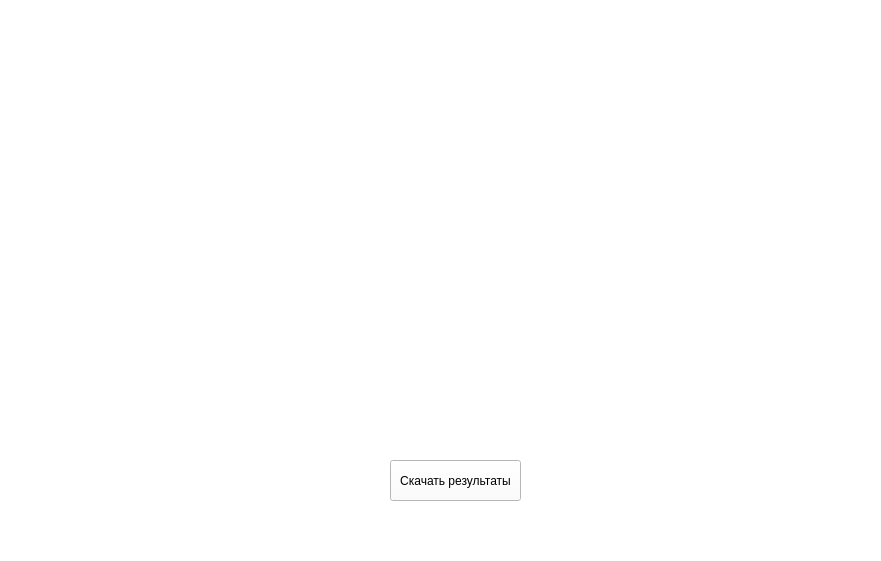
<?xml version="1.0" encoding="UTF-8"?>
<ui version="4.0">
 <class>MainWindow</class>
 <widget class="QMainWindow" name="MainWindow">
  <property name="geometry">
   <rect>
    <x>0</x>
    <y>0</y>
    <width>881</width>
    <height>561</height>
   </rect>
  </property>
  <property name="windowTitle">
   <string>MainWindow</string>
  </property>
  <property name="styleSheet">
   <string notr="true">background-color: rgb(255, 255, 255);</string>
  </property>
  <widget class="QWidget" name="centralwidget">
   <widget class="QLabel" name="label">
    <property name="geometry">
     <rect>
      <x>60</x>
      <y>10</y>
      <width>831</width>
      <height>428</height>
     </rect>
    </property>
    <property name="sizePolicy">
     <sizepolicy hsizetype="Preferred" vsizetype="Maximum">
      <horstretch>0</horstretch>
      <verstretch>0</verstretch>
     </sizepolicy>
    </property>
    <property name="sizeIncrement">
     <size>
      <width>0</width>
      <height>12</height>
     </size>
    </property>
    <property name="font">
     <font>
      <pointsize>12</pointsize>
     </font>
    </property>
    <property name="styleSheet">
     <string notr="true">background-color: rgb(255, 255, 255);</string>
    </property>
    <property name="text">
     <string/>
    </property>
    <property name="wordWrap">
     <bool>true</bool>
    </property>
    <property name="indent">
     <number>15</number>
    </property>
   </widget>
   <widget class="QPushButton" name="resultat">
    <property name="geometry">
     <rect>
      <x>390</x>
      <y>460</y>
      <width>131</width>
      <height>41</height>
     </rect>
    </property>
    <property name="text">
     <string>Скачать результаты</string>
    </property>
   </widget>
  </widget>
  <widget class="QMenuBar" name="menubar">
   <property name="geometry">
    <rect>
     <x>0</x>
     <y>0</y>
     <width>881</width>
     <height>21</height>
    </rect>
   </property>
  </widget>
  <widget class="QStatusBar" name="statusbar"/>
 </widget>
 <resources/>
 <connections/>
</ui>
